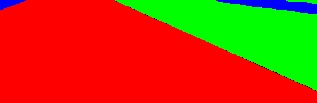
#> input picture 8_image_process/opencv/flattern_rgb/flattern.jpg, 317 x 103 px
$ python split_rgb.py
#> lines starting #> are read from the running program, lines starting #| are printed output that depends on the picture
import numpy as np
import cv2


# read image (flatterned image is better)
img = cv2.imread('flattern.jpg', cv2.IMREAD_COLOR)# IMREAD_GRAYSCALE, IMREAD_COLOR
#> img is the input picture: shape (103, 317, 3); mean B, G, R 7.4, 66.6, 180.8

# img is MxNx3, then r/g/b is MxN
r, g, b = cv2.split(img)
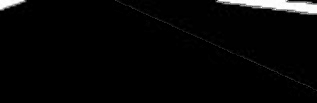
#> r: shape (103, 317); min 0, max 255, mean 7.4
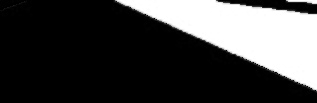
#> g: shape (103, 317); min 0, max 255, mean 66.6
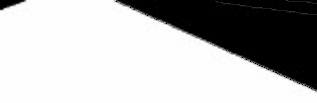
#> b: shape (103, 317); min 0, max 255, mean 180.8


cv2.namedWindow('r', cv2.WINDOW_AUTOSIZE)
cv2.imshow('r',r)
cv2.namedWindow('g', cv2.WINDOW_AUTOSIZE)
cv2.imshow('g',g)
cv2.namedWindow('b', cv2.WINDOW_AUTOSIZE)
cv2.imshow('b',b)

cv2.waitKey(0)#esc
cv2.destroyAllWindows()
